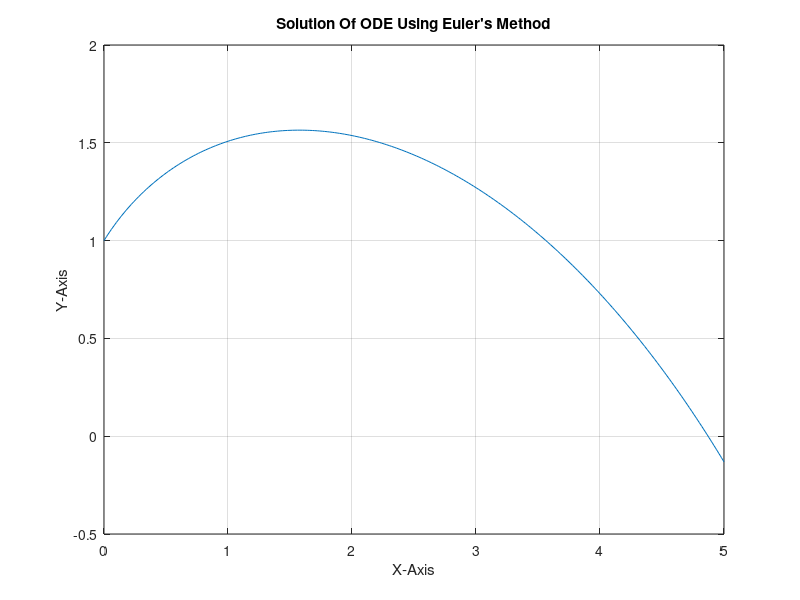

MATLAB code for this plot:
%Euler's Method to Solve ODE
clear all
clc
f = @(x, y) ((y-x) / (y+x));
x(1) = 0;
y(1) = 1;
h = 0.02;
u = input("Enter a Point to Find it's Solution: ");
n = round(u / h) + 1;
for i = 2 : n
    x(i) = x(i - 1) + h;
end
for i = 2 : length(x)
    y(i) = y(i - 1) + h * f(x(i - 1), y(i - 1));
end
fprintf("The Solution Of The Given ODE at Point(x = %.2f): %.4f\n", u, y(length(y)));
plot(x, y)
hold on
title("Solution Of ODE Using Euler's Method")
grid on
xlabel('X-Axis'); ylabel('Y-Axis')
hold off